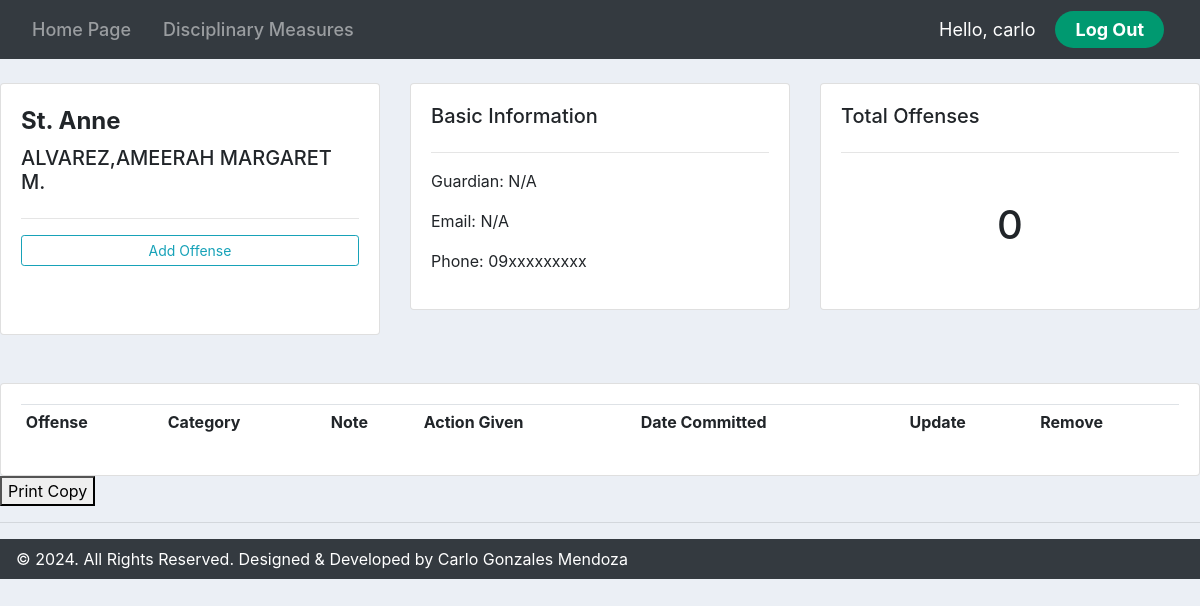
/faustinaprofile/2/ (signed in), run on the app's committed database.
### accounts/models.py (models this page shows, shortened)
class FaustinaStudent(models.Model):
    name = models.CharField(max_length=200, null=True)
    phone = models.CharField(max_length=200, null=True)
    email = models.CharField(max_length=200, null=True)
    guardian = models.CharField(max_length=200, null=True)
    date_created = models.DateTimeField(auto_now_add=True, null=True)

### accounts/views.py (the view)
# urls.py: path('faustinaprofile/<str:pk_test>/', views.faustinaprofile, name='faustinaprofile'),
@login_required(login_url='login')
def faustinaprofile(request, pk_test):
    faustinastudents = FaustinaStudent.objects.get(id=pk_test)
    faustinaoffenses = faustinastudents.faustinaoffense_set.all()
    offense_count = faustinaoffenses.count()
    context = {'students': faustinastudents, 'offenses': faustinaoffenses, "offense_count": offense_count,}
    return render(request, 'accounts/faustinaprofile.html', context)

### accounts/templates/accounts/faustinaprofile.html (shortened to what this page needs)
{% extends 'accounts/main.html' %}
{% block content %}
<br>
<div class="row">
    <div class="col-md">
        <div class="card card-body">
            <h5 style="font-size: 24px; font-weight: 700; line-height: 34px;">St. Anne</h5>
            <h5>{{students.name}}</h5>
            <hr>
            <a class="btn btn-outline-info  btn-sm btn-block" href="{% url 'faustinacreate_offense' students.id %}">Add Offense</a>
            <br><br>
        </div>
    </div>
    <div class="col-md">
        <div class="card card-body">
            <h5>Basic Information</h5>
            <hr>
            <p style="padding: 0.01px">Guardian: {{students.guardian}}</p>
            <p style="padding: 0.01px">Email: {{students.email}}</p>
            <p style="padding: 0.01px">Phone: {{students.phone}}</p>
        </div>
    </div>
    <div class="col-md">
        <div class="card card-body">
            <h5>Total Offenses</h5>
            <hr>
            <h1 style="text-align: center;padding: 32px">{{offense_count}}</h1>
        </div>
    </div>
</div>
<br>
<br>
<div class="row">
    <div class="col-md">
        <div class="card card-body">
            <table class="table table-sm">
                <tr>
                    <th>Offense</th>
                    <th>Category</th>
                    <th>Note</th>
                    <th>Action Given</th>
                    <th>Date Committed</th>
                    <th>Update</th>
                    <th>Remove</th>
                </tr>
            </table>
        </div>
    </div>
</div>
<button onclick="window.print()">Print Copy</button>
{% endblock %}

### accounts/templates/accounts/navbar.html (shortened to what this page needs)
{% load static %}
<nav class="navbar navbar-expand-lg navbar-dark bg-dark">
    <div class="collapse navbar-collapse" id="navbarNav">
      <ul class="navbar-nav justify-content-center flex-grow-1 pe-3">
        <li class="nav-item">
          <a class="nav-link mx-lg-2" href="{% url 'homepage' %}">Home Page</a>
        </li>
        <li class="nav-item">
          <a class="nav-link mx-lg-2" href="{% url 'products' %}">Disciplinary Measures</a>
        </li>
      </ul>
    </div>
    <span class="hello-msg">Hello, {{request.user}}</span>
    <span ><a class="hello-log" href="{% url 'logout' %}">Log Out</a></span>
  </nav>

### static/css/main.css (style rules this page uses)
body { background-color: #ebeff5; }

### accounts/templates/accounts/navbar.html (style rules this page uses)
.hello-msg { font-size: 18px; color: #fff; margin-right: 20px; }
.hello-log { margin-right: 20px; background-color: #009970; color: #fff; font-size: 18px; padding: 8px 20px; border-radius: 50px; text-decoration: none; transition: 0.3s; font-weight: 700; }
.nav-link { font-size: 18px; color: #ffffff; font-weight: 500; position: relative; }
.nav-link::before { content: ""; position: absolute; bottom: 0; left: 50%; transform: translateX(-50%); width: 0%; height: 2px; background-color: #009970; visibility: hidden; transition: 0.3s ease-in-out; }

### data on the page
FaustinaStudent: name "ALVAREZ,AMEERAH MARGARET M.", guardian "N/A", email "N/A", phone "09xxxxxxxxx"

### other printed values
{{ request.user }} "carlo"
{{ offense_count }} "0"
